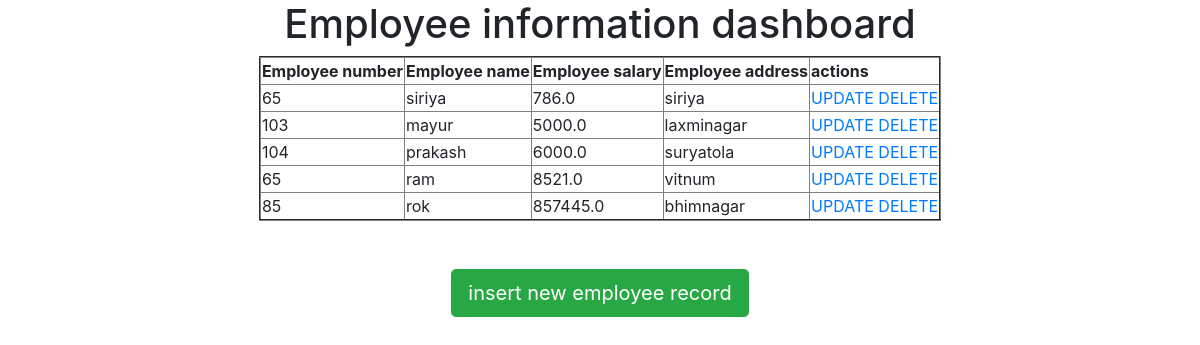
The page / on the database its author committed.
### fbv_app1/models.py (models this page shows, shortened)
class Employee(models.Model):
    eno = models.IntegerField()
    ename = models.CharField(max_length=50)
    esal = models.FloatField()
    eaddr = models.CharField(max_length=50)

### fbv_app1/views.py (the view)
# urls.py: path('',views.retrive_view, name='retrive_view'),
def retrive_view(request):
    employees = Employee.objects.all()
    return render(request, 'fbv_app1/index.html', {'employees': employees})

### template/fbv_app1/index.html
{% extends "fbv_app1/base.html" %}
    {% block body_block%}
    <h1>Employee information dashboard </h1>
<table border="2">
<thead>
    <th>Employee number</th>
    <th>Employee name</th>
    <th>Employee salary</th>
    <th>Employee address</th>
    <th>actions</th>
</thead>
    {% for emp in employees %}
    <tr>
        <td>{{emp.eno}}</td>
        <td>{{emp.ename}}</td>
        <td>{{emp.esal}}</td>
        <td>{{emp.eaddr}}</td>
        <td><a href="/update/{{emp.id}}">UPDATE</a>&nbsp;<a href="/delete/{{emp.id}}">DELETE</a></td>
    </tr>
    {% endfor %}
</table><br><br>
<a href="create" class="btn btn-primary btn-success btn-lg">insert new employee record</a>
    {% endblock %}

### template/fbv_app1/base.html (shortened to what this page needs)
<!doctype html>
<html lang="en">
<head>
    <link rel="stylesheet" href="https://cdn.jsdelivr.net/npm/bootstrap@4.2.1/dist/css/bootstrap.min.css">
</head>
<body>
<div class="container" align="center">
    {% block body_block%}
    {% endblock %}
</div>
</body>
</html>

### rows shown on the page
Employee: eno "65", ename "siriya", esal "786.0", eaddr "siriya"
Employee: eno "103", ename "mayur", esal "5000.0", eaddr "laxminagar"
Employee: eno "104", ename "prakash", esal "6000.0", eaddr "suryatola"
Employee: eno "65", ename "ram", esal "8521.0", eaddr "vitnum"
Employee: eno "85", ename "rok", esal "857445.0", eaddr "bhimnagar"
